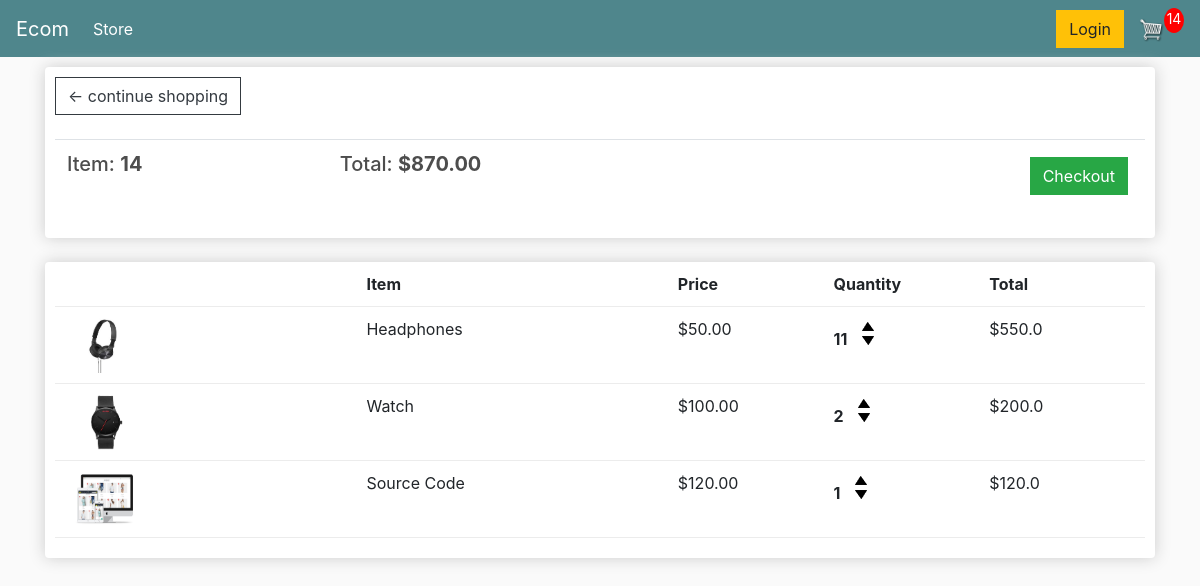
The app's page /cart/ (signed in) with its own data.
### store/models.py (models this page shows, shortened)
class Order(models.Model):
    customer = models.ForeignKey(Customer,on_delete=models.SET_NULL,null=True,blank=True)
    date_ordered = models.DateTimeField(auto_now_add=True)
    complete = models.BooleanField(default=False,null=True,blank=False)
    transaction_id = models.CharField(max_length=200,null=True)
    @property
    def get_cart_total(self):
        orderitems = self.orderitems_set.all()
        total = sum([item.get_total for item in orderitems])
        return total
    @property
    def get_cart_items(self):
        orderitems = self.orderitems_set.all()
        total = sum([item.quantity for item in orderitems])
        return total

class OrderItems(models.Model):
    product = models.ForeignKey(Product,on_delete=models.SET_NULL,null=True,blank=True)
    order = models.ForeignKey(Order,on_delete=models.SET_NULL,null=True,blank=True)
    quantity = models.IntegerField(default=0,null=True,blank=True)
    date_added = models.DateTimeField(auto_now_add=True )
    @property
    def get_total(self):
        total = self.product.price * self.quantity
        return total

class Product(models.Model):
    name = models.CharField(max_length=200,null=True)
    price = models.FloatField()
    digital = models.BooleanField(default=False,null=True,blank=False)
    image = models.ImageField(null=True,blank=True)
    @property
    def imageURL(self):
        try:
            url = self.image.url
        except:
            url = ''
        return url

### store/views.py (the view)
# urls.py: path('cart/',views.cart,name= 'cart'),
def cart(request):
    if request.user.is_authenticated:
        customer = request.user.customer
        order , created = Order.objects.get_or_create(customer = customer,complete = False)
        items = order.orderitems_set.all()
        cart_items = order.get_cart_items
    else:
        items = []
        order = {'get_cart_items': 0, 'get_cart_total' : 0}
        cart_items = order['get_cart_items']
    context = {'items' : items,'order' : order,'cart_items':cart_items}
    return render(request,'store/cart.html',context)

### store/templates/store/cart.html
{% extends 'store/main.html' %} {% load static %} {% block content %}
<div class="row">
  <div class="col-lg-12">
    <div class="box-element">
      <a class="btn btn-outline-dark" href="{% url 'store' %}"
        >&#x2190; continue shopping
      </a>
      <br /><br />
      <table class="table">
        <tr>
          <th>
            <h5>Item: <strong>{{order.get_cart_items}}</strong></h5>
          </th>
          <th>
            <h5>Total: <strong>${{order.get_cart_total|floatformat:2}}</strong></h5>
          </th>
          <th>
            <a
              style="float: right; margin: 5px"
              class="btn btn-success"
              href="{% url 'checkout' %}"
              >Checkout</a
            >
          </th>
        </tr>
      </table>
    </div>
    <br />
    <div class="box-element">
      <div class="cart-row">
        <div style="flex: 2"></div>
        <div style="flex: 2"><strong>Item</strong></div>
        <div style="flex: 1"><strong>Price</strong></div>
        <div style="flex: 1"><strong>Quantity</strong></div>
        <div style="flex: 1"><strong>Total</strong></div>
      </div>
      {% for item in items %}
    <div class="cart-row">
        <div style="flex: 2">
          <img
            class="row-image"
            src="{{ item.product.imageURL }}"
          />
        </div>
        <div style="flex: 2">{{item.product.name}}</div>
        <div style="flex: 1">${{item.product.price|floatformat:2}}</div>
        <div style="flex: 1">
          <p class="quantity">{{item.quantity}}</p>
          <div class="quantity">
            <img class="chg-quantity" src="{% static 'images/up.png' %}" />
            <img class="chg-quantity" src="{% static 'images/down.png' %}" />
          </div>
        </div>
        <div style="flex: 1">${{item.get_total}}</div>
      </div>
      {% endfor %}
    </div>
  </div>
</div>
{% endblock content %}

### static/css/main.css (style rules this page uses)
body { background-color: hsl(0, 0%, 98%); }
h1,h2,h3,h4,h5,h6 { color:hsl(0, 0%, 30%); }
.box-element { box-shadow:hsl(0, 0%, 80%) 0 0 16px; background-color: #fff; border-radius: 4px; padding: 10px; }
.col-lg-4, .col-lg-6, .col-lg-8, .col-lg-12 { margin-top: 10px; }
.btn { border-radius: 0; }
.row-image { width: 100px; }
.cart-row { display: flex; align-items: flex-stretch; padding-bottom: 10px; margin-bottom: 10px; border-bottom: 1px solid #ececec; }
.quantity { display: inline-block; font-weight: 700; padding-right:10px; }
.chg-quantity { width: 12px; cursor: pointer; display: block; margin-top: 5px; transition:.1s; }

### records on screen
Order: get_cart_items "14", get_cart_total "870.00"
OrderItems: product.imageURL (picture), product.name "Headphones", product.price "50.00", quantity "11", get_total "550.0"
OrderItems: product.imageURL (picture), product.name "Watch", product.price "100.00", quantity "2", get_total "200.0"
OrderItems: product.imageURL (picture), product.name "Source Code", product.price "120.00", quantity "1", get_total "120.0"

### other values on screen
{{ cart_items }} "14"
